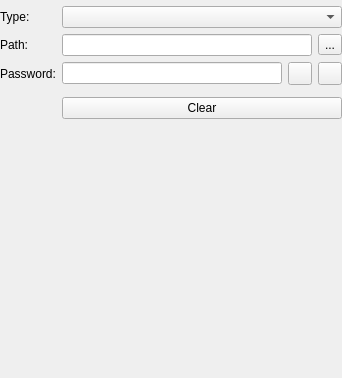
<?xml version="1.0" encoding="UTF-8"?>
<ui version="4.0">
 <class>EditGroupWidgetKeeShare</class>
 <widget class="QWidget" name="EditGroupWidgetKeeShare">
  <property name="geometry">
   <rect>
    <x>0</x>
    <y>0</y>
    <width>342</width>
    <height>378</height>
   </rect>
  </property>
  <property name="windowTitle">
   <string>Form</string>
  </property>
  <layout class="QVBoxLayout" name="verticalLayout">
   <property name="leftMargin">
    <number>0</number>
   </property>
   <property name="topMargin">
    <number>0</number>
   </property>
   <property name="rightMargin">
    <number>0</number>
   </property>
   <property name="bottomMargin">
    <number>0</number>
   </property>
   <item>
    <widget class="MessageWidget" name="messageWidget" native="true"/>
   </item>
   <item>
    <layout class="QFormLayout" name="formLayout">
     <item row="2" column="0">
      <widget class="QLabel" name="typeLabel">
       <property name="text">
        <string>Type:</string>
       </property>
      </widget>
     </item>
     <item row="2" column="1">
      <widget class="QComboBox" name="typeComboBox">
       <property name="accessibleName">
        <string>Sharing mode field</string>
       </property>
      </widget>
     </item>
     <item row="3" column="0">
      <widget class="QLabel" name="pathLabel">
       <property name="text">
        <string>Path:</string>
       </property>
      </widget>
     </item>
     <item row="3" column="1">
      <layout class="QHBoxLayout" name="pathLayout">
       <item>
        <widget class="QLineEdit" name="pathEdit">
         <property name="accessibleName">
          <string>Path to share file field</string>
         </property>
        </widget>
       </item>
       <item>
        <widget class="QToolButton" name="pathSelectionButton">
         <property name="accessibleName">
          <string>Browser for share file</string>
         </property>
         <property name="text">
          <string>...</string>
         </property>
        </widget>
       </item>
      </layout>
     </item>
     <item row="4" column="0">
      <widget class="QLabel" name="passwordLabel">
       <property name="text">
        <string>Password:</string>
       </property>
      </widget>
     </item>
     <item row="4" column="1">
      <layout class="QHBoxLayout" name="passwordLayout">
       <item>
        <widget class="PasswordEdit" name="passwordEdit">
         <property name="accessibleName">
          <string>Password field</string>
         </property>
         <property name="echoMode">
          <enum>QLineEdit::Password</enum>
         </property>
        </widget>
       </item>
       <item>
        <widget class="QToolButton" name="togglePasswordButton">
         <property name="accessibleName">
          <string>Toggle password visibility</string>
         </property>
         <property name="checkable">
          <bool>true</bool>
         </property>
        </widget>
       </item>
       <item>
        <widget class="QToolButton" name="togglePasswordGeneratorButton">
         <property name="accessibleName">
          <string>Toggle password generator</string>
         </property>
         <property name="checkable">
          <bool>true</bool>
         </property>
        </widget>
       </item>
      </layout>
     </item>
     <item row="5" column="1">
      <widget class="PasswordGeneratorWidget" name="passwordGenerator" native="true"/>
     </item>
     <item row="6" column="1">
      <widget class="QPushButton" name="clearButton">
       <property name="accessibleName">
        <string>Clear fields</string>
       </property>
       <property name="text">
        <string>Clear</string>
       </property>
      </widget>
     </item>
    </layout>
   </item>
   <item>
    <spacer name="verticalSpacer">
     <property name="orientation">
      <enum>Qt::Vertical</enum>
     </property>
     <property name="sizeHint" stdset="0">
      <size>
       <width>20</width>
       <height>40</height>
      </size>
     </property>
    </spacer>
   </item>
  </layout>
 </widget>
 <customwidgets>
  <customwidget>
   <class>PasswordGeneratorWidget</class>
   <extends>QWidget</extends>
   <header>gui/PasswordGeneratorWidget.h</header>
   <container>1</container>
  </customwidget>
  <customwidget>
   <class>PasswordEdit</class>
   <extends>QLineEdit</extends>
   <header>gui/PasswordEdit.h</header>
   <container>1</container>
  </customwidget>
  <customwidget>
   <class>MessageWidget</class>
   <extends>QWidget</extends>
   <header>gui/MessageWidget.h</header>
   <container>1</container>
  </customwidget>
 </customwidgets>
 <resources/>
 <connections/>
</ui>
